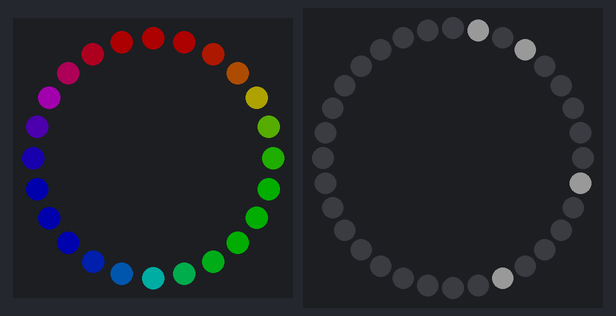
Bench run of a sketch on a simulated Arduino Uno, built with avr-gcc and run on an emulated ATmega328P. Shown: 24 RGB LEDs in a ring, first at the top, clockwise, 32 RGB LEDs in a ring, first at the top, clockwise. Dim RGB values are drawn brighter than linear; random numbers use the default seed unless the sketch sets one.

Above: at 40.5 s.
At 80.9 s:
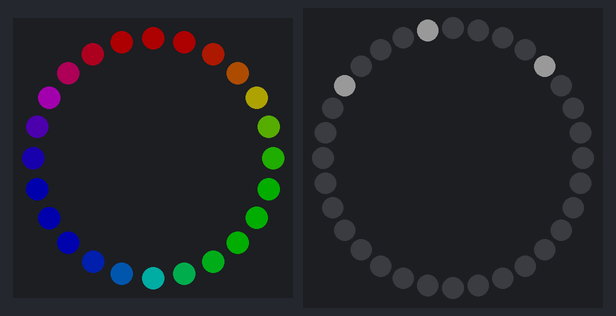
At 121.2 s:
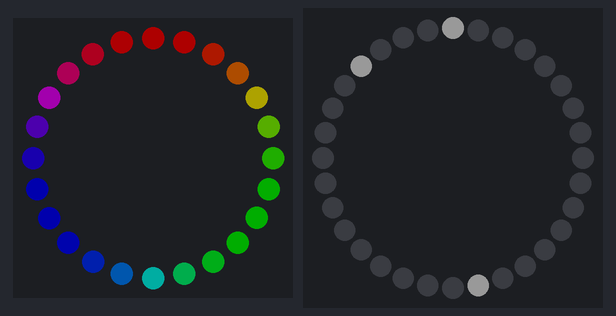

Measured:
- what the display in image 0 shows lasts 40.3 s, from 40.5 s to 80.8 s

The sketch:

ringpluspanel.ino
```cpp
#include <Adafruit_NeoPixel.h>

// Which pin on the Arduino is connected to the NeoPixels?
#define LED_PIN1    A0
#define LED_PIN2    6

// How many NeoPixels are attached to the Arduino?
//The ring
#define LED_COUNT1 24
//The panel
#define LED_COUNT2 32

// Declare our NeoPixel ring objects:
Adafruit_NeoPixel ring(LED_COUNT1, LED_PIN1, NEO_GRB + NEO_KHZ800);
Adafruit_NeoPixel panel(LED_COUNT2, LED_PIN2, NEO_GRB + NEO_KHZ800);

// setup() function -- runs once at startup --------------------------------

void setup() {

  ring.begin();           // INITIALIZE NeoPixel strip object (REQUIRED)
  panel.begin();
  ring.show();            // Turn OFF all pixels ASAP
  panel.show();
  ring.setBrightness(50); // Set BRIGHTNESS to about 1/5 (max = 255)
  panel.setBrightness(50);
}


// loop() function -- runs repeatedly as long as board is on ---------------
long lastRingUpdate = 0L;
long lastPanelUpdate = 0L;
#define PANELRATE 100
#define RINGRATE 100
void loop() {
  if ((millis() - lastRingUpdate) > RINGRATE){
    lastRingUpdate = millis();
    rainbow();
  }
}

// Rainbow cycle along whole ring.
void rainbow() {
  // Hue of first pixel runs 5 complete loops through the color wheel.
  // Color wheel has a range of 65536 but it's OK if we roll over, so
  // just count from 0 to 5*65536. Adding 256 to firstPixelHue each time
  // means we'll make 5*65536/256 = 1280 passes through this outer loop:
  for(long firstPixelHue = 0; firstPixelHue < 5*65536; firstPixelHue += 256) {
    for(int i=0; i<ring.numPixels(); i++) { // For each pixel in ring...
      // Offset pixel hue by an amount to make one full revolution of the
      // color wheel (range of 65536) along the length of the strip
      // (ring.numPixels() steps):
      int pixelHue = firstPixelHue + (i * 65536L / ring.numPixels());
      // ring.ColorHSV() can take 1 or 3 arguments: a hue (0 to 65535) or
      // optionally add saturation and value (brightness) (each 0 to 255).
      // Here we're using just the single-argument hue variant. The result
      // is passed through ring.gamma32() to provide 'truer' colors
      // before assigning to each pixel:
      ring.setPixelColor(i, ring.gamma32(ring.ColorHSV(pixelHue)));
      if (millis()-lastPanelUpdate > PANELRATE){
        lastPanelUpdate = millis();
        for (int p =0; p < 4; p++)
          panel.setPixelColor(random(0,32),panel.Color(127,127,127));
        panel.show();
        panel.clear();
      }

    }
    ring.show(); // Update strip with new contents
  }
}
```
